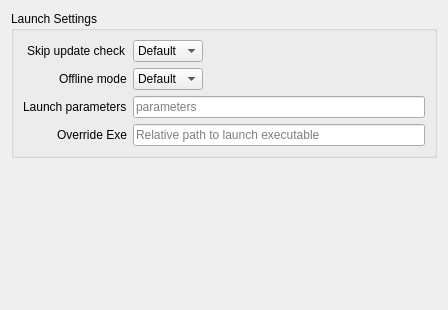
<?xml version="1.0" encoding="UTF-8"?>
<ui version="4.0">
 <class>GameSettings</class>
 <widget class="QWidget" name="GameSettings">
  <property name="geometry">
   <rect>
    <x>0</x>
    <y>0</y>
    <width>448</width>
    <height>310</height>
   </rect>
  </property>
  <property name="windowTitle">
   <string>GameSettings</string>
  </property>
  <layout class="QVBoxLayout" name="game_settings_layout">
   <item>
    <widget class="QGroupBox" name="launch_settings_group">
     <property name="sizePolicy">
      <sizepolicy hsizetype="Preferred" vsizetype="Maximum">
       <horstretch>0</horstretch>
       <verstretch>0</verstretch>
      </sizepolicy>
     </property>
     <property name="title">
      <string>Launch Settings</string>
     </property>
     <layout class="QFormLayout" name="launch_settings_layout">
      <property name="labelAlignment">
       <set>Qt::AlignRight|Qt::AlignTrailing|Qt::AlignVCenter</set>
      </property>
      <item row="0" column="0">
       <widget class="QLabel" name="skip_update_label">
        <property name="text">
         <string>Skip update check</string>
        </property>
       </widget>
      </item>
      <item row="0" column="1">
       <widget class="QComboBox" name="skip_update">
        <property name="sizePolicy">
         <sizepolicy hsizetype="Maximum" vsizetype="Fixed">
          <horstretch>0</horstretch>
          <verstretch>0</verstretch>
         </sizepolicy>
        </property>
        <item>
         <property name="text">
          <string>Default</string>
         </property>
        </item>
        <item>
         <property name="text">
          <string>Yes</string>
         </property>
        </item>
        <item>
         <property name="text">
          <string>No</string>
         </property>
        </item>
       </widget>
      </item>
      <item row="1" column="0">
       <widget class="QLabel" name="offline_label">
        <property name="text">
         <string>Offline mode</string>
        </property>
       </widget>
      </item>
      <item row="1" column="1">
       <widget class="QComboBox" name="offline">
        <property name="sizePolicy">
         <sizepolicy hsizetype="Maximum" vsizetype="Fixed">
          <horstretch>0</horstretch>
          <verstretch>0</verstretch>
         </sizepolicy>
        </property>
        <item>
         <property name="text">
          <string>Default</string>
         </property>
        </item>
        <item>
         <property name="text">
          <string>Yes</string>
         </property>
        </item>
        <item>
         <property name="text">
          <string>No</string>
         </property>
        </item>
       </widget>
      </item>
      <item row="2" column="0">
       <widget class="QLabel" name="launch_params_label">
        <property name="text">
         <string>Launch parameters</string>
        </property>
       </widget>
      </item>
      <item row="2" column="1">
       <widget class="QLineEdit" name="launch_params">
        <property name="placeholderText">
         <string>parameters</string>
        </property>
       </widget>
      </item>
      <item row="3" column="0">
       <widget class="QLabel" name="override_exe_label">
        <property name="text">
         <string>Override Exe</string>
        </property>
       </widget>
      </item>
      <item row="3" column="1">
       <widget class="QLineEdit" name="override_exe_edit">
        <property name="placeholderText">
         <string>Relative path to launch executable</string>
        </property>
       </widget>
      </item>
     </layout>
    </widget>
   </item>
   <item>
    <layout class="QVBoxLayout" name="proton_layout"/>
   </item>
   <item>
    <widget class="QWidget" name="linux_settings_widget" native="true">
     <layout class="QVBoxLayout" name="linux_settings_layout">
      <property name="leftMargin">
       <number>0</number>
      </property>
      <property name="topMargin">
       <number>0</number>
      </property>
      <property name="rightMargin">
       <number>0</number>
      </property>
      <property name="bottomMargin">
       <number>0</number>
      </property>
     </layout>
    </widget>
   </item>
  </layout>
 </widget>
 <resources/>
 <connections/>
</ui>
